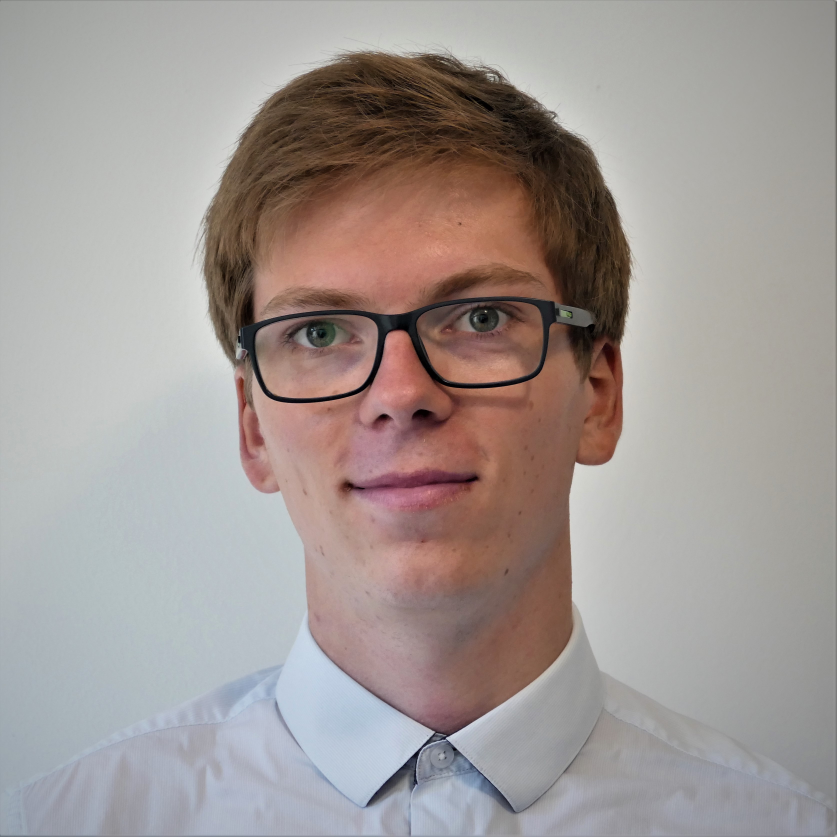
#> input picture src/images/Jannik CV.jpg, 3347 x 3346 px (shown at 1/4 size)
$ python main.py   (older library calls are emulated)
#> lines starting #> are read from the running program, lines starting #| are printed output that depends on the picture; after the words box and inside, x2 and y2 are one past the last pixel; in counts of white or black regions, pixels touching at a corner belong together
import cv2
import matplotlib.pyplot as plt
import numpy as np
import pandas as pd

# read image
def get_512_px_gray_img(filename='images/Jannik CV.jpg'):
#> called with filename = 'images/Jannik CV.jpg'
    img = cv2.imread(filename)
#> img is the input picture: shape (3346, 3347, 3); mean B, G, R 148.9, 152, 160.9

    # resize to max 512px in one direction
    max_px = max(img.shape[0], img.shape[1])
#> max_px = 3347
    scale_factor = max_px/512
#> scale_factor = 6.54
    height = int(img.shape[0]/scale_factor)
#> height = 511
    width = int(img.shape[1]/scale_factor)
#> width = 512
    img = cv2.resize(img, (width, height), interpolation=cv2.INTER_AREA)
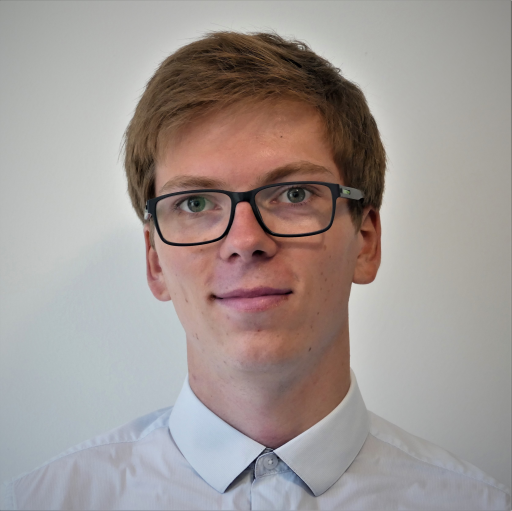
#> img: shape (511, 512, 3); mean B, G, R 148.9, 152, 160.9

    gray = cv2.cvtColor(img, cv2.COLOR_BGR2GRAY)
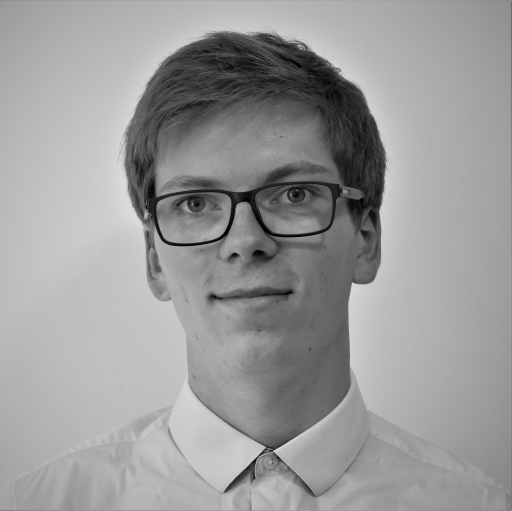
#> gray: shape (511, 512); min 0, max 221, mean 154.3
    return gray


# find edges using canny
# [6 lines left out: function auto_canny, not called in this run]

"""
# show edges with canny
binary_edges = auto_canny(gray)
plt.imshow(binary_edges, cmap='gray')

# find edges using laplacian:
laplacian = cv2.Laplacian(gray, cv2.CV_64F)
laplacian = laplacian - laplacian.min()
laplacian = laplacian / laplacian.max() * 255
laplacian = laplacian.astype('int')
plt.imshow(laplacian, cmap='gray')
plt.imshow(auto_canny(laplacian), cmap='gray')


# Harris Corner detection:
gray = np.float32(gray)
dst = cv2.cornerHarris(gray,2,3,0.04)

#result is dilated for marking the corners, not important
dst = cv2.dilate(dst, None)
"""


# [16 lines left out: function find_optimal_mirror_axis, not called in this run]


def mirror_img_on_axis(img, x0, x1):
    """

    :param img: ndarray with grayscale values
    :param x0: intersection from axis for mirroring with upper image edge
    :param x1: intersection from axis fpr mirroring with lower image edge
    :return: mirrored image
    """
#> called with x0 = 242, x1 = 281

    # get axis in form a + l*b (a,b in R^2)
    a = np.array([0, x0])
    b = np.array([img.shape[1], x1-x0])
#> b = [512, 39]
    # normalize b
    b = b / ((b**2).sum())**0.5
#> b = [0.997, 0.076]

    # get normalized vector (orthogonal to b)
    normal_vector = np.array([b[1], -b[0]])
#> normal_vector = [0.076, -0.997]

    mirrored_img = np.zeros(img.shape)
    mirrored_img[:] = np.nan

    # get pixel values in mirrored matrix
    for i in range(0, img.shape[0]):
        for j in range(0, img.shape[1]):
            p = np.array([i, j])
            # shift p
            p = p-a
            # get dist of p to axis:
            dist = (p[0]*b[1]-p[1]*b[0])

            # get mirrored point of p:
            mirrored_p = p + a - 2*dist*normal_vector
            mirrored_p = mirrored_p.astype(int)

            if (mirrored_p[0] >= 0) & (mirrored_p[0] < img.shape[0]) & \
                    (mirrored_p[1] >= 0) & (mirrored_p[1] < img.shape[1]):
                mirrored_img[i, j] = img[int(mirrored_p[0]), int(mirrored_p[1])]
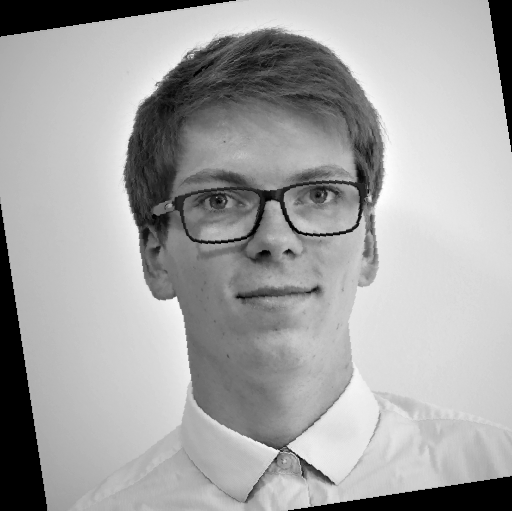
#> mirrored_img: shape (511, 512) float64; 6.71% of the values are NaN or infinite; the others: min 0, max 221, mean 153.6; drawn with min black, max white, NaN and infinite black

    return mirrored_img


def rmse(img1, img2):
    error = img1 - img2
    return np.nanmean(error**2)**0.5


# [6 lines left out: function show_img_with_axis, not called in this run]


def show_both_imgs_with_axis(ax, img, x0, x1):
    mirrored_img = mirror_img_on_axis(img, x0, x1)
    average_image = np.array([img, mirrored_img]).mean(axis=0)
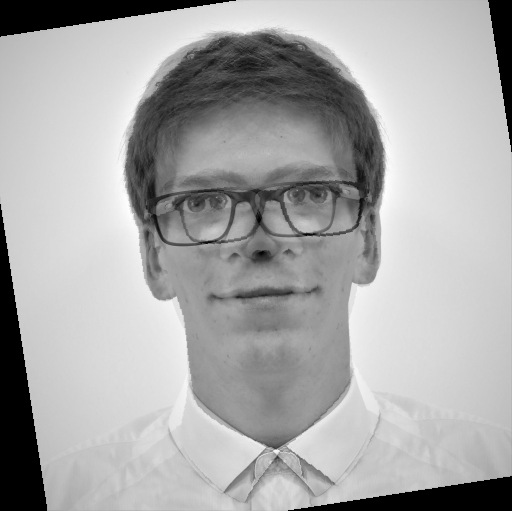
#> average_image: shape (511, 512) float64; 6.71% of the values are NaN or infinite; the others: min 1.5, max 214.5, mean 153.6; drawn with min black, max white, NaN and infinite black
    # insert black line in img:
    for i in range(0, average_image.shape[0]):
        j = int(x0 + ((x1 - x0) * i / average_image.shape[0]))
        average_image[i, j] = 0
#> this loop made 511 passes
#> j on passes 1 to 3: 242, 242, 242
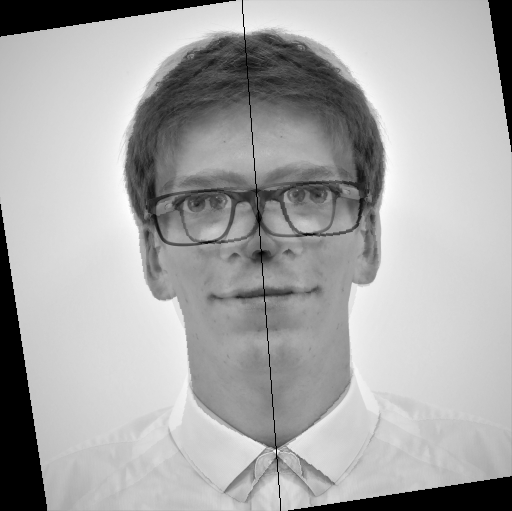
#> average_image: shape (511, 512) float64; 6.91% of pixels changed, all inside (x1, y1, x2, y2) = (0, 0, 512, 511); drawn with min black, max white, NaN and infinite black
    ax.imshow(average_image, cmap='gray')


# [46 lines left out: functions get_mirrored_point, get_nearest_points_for_each_point, draw_lines_between_nearest_points, not called in this run]


def draw_line_between_points(point_a, point_b):
    ax.plot([point_a[0], point_b[0]], [point_a[1], point_b[1]], c='red')


# [69 lines left out: functions connect_nearest_points_without_intersections, check_if_intersection, not called in this run]


def plot_connections(all_points, points_to_connect):
    for points in points_to_connect:
        draw_line_between_points(all_points[points[0]], all_points[points[1]])


# [25 lines left out: function onclick, not called in this run]


global fig, ax, all_points, x0, x1, img

img = get_512_px_gray_img()

x0 = 242
x1 = 281

fig = plt.figure()
ax = fig.add_subplot(111)

show_both_imgs_with_axis(ax, img, x0, x1)

all_points = []


for i in range(0, 1):

    cid = fig.canvas.mpl_connect('button_press_event', onclick)

$ run again, with src/images/Fabi.jpg copied over src/images/Jannik CV.jpg
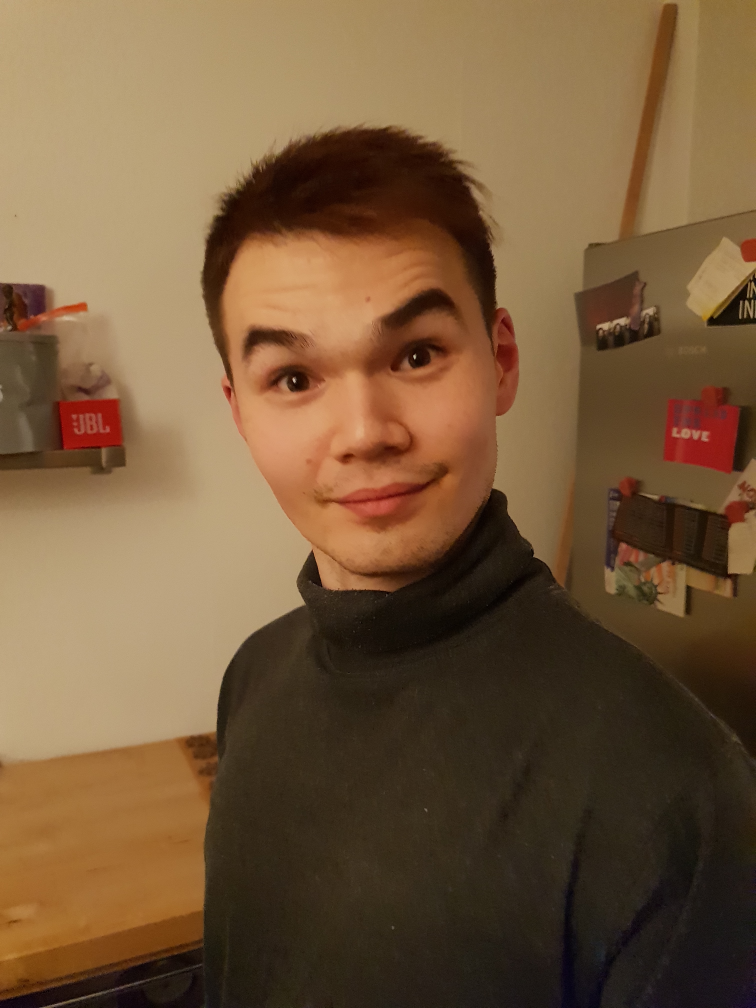
#> input picture src/images/Fabi.jpg, 3024 x 4032 px (shown at 1/4 size)
#> in get_512_px_gray_img, img is the input picture: shape (4032, 3024, 3); mean B, G, R 60, 90.2, 118.2
#> img: shape (512, 384, 3)
#> after the loop in mirror_img_on_axis, `for i in range(0, img.shape[0]):`:
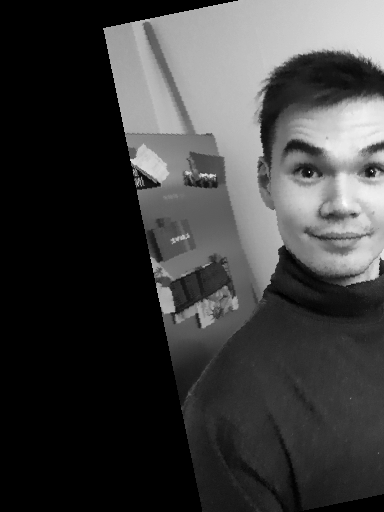
#> mirrored_img: shape (512, 384) float64; 40.47% of the values are NaN or infinite; the others: min 5, max 183, mean 79.04; drawn with min black, max white, NaN and infinite black
#> in show_both_imgs_with_axis, `average_image = np.array([img, mirrored_img]).mean(axis=0)`:
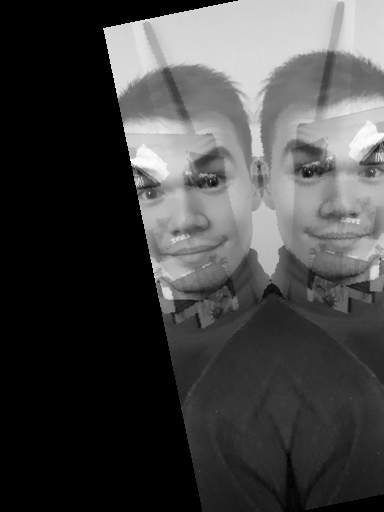
#> average_image: shape (512, 384) float64; 40.47% of the values are NaN or infinite; the others: min 9.5, max 161.5, mean 78.99; drawn with min black, max white, NaN and infinite black
#> the loop in show_both_imgs_with_axis, `for i in range(0, average_image.shape[0]):` made 512 passes
#> j on passes 1 to 3: 242, 242, 242

$ run again, with src/images/Jannik Selfie.jpg copied over src/images/Jannik CV.jpg
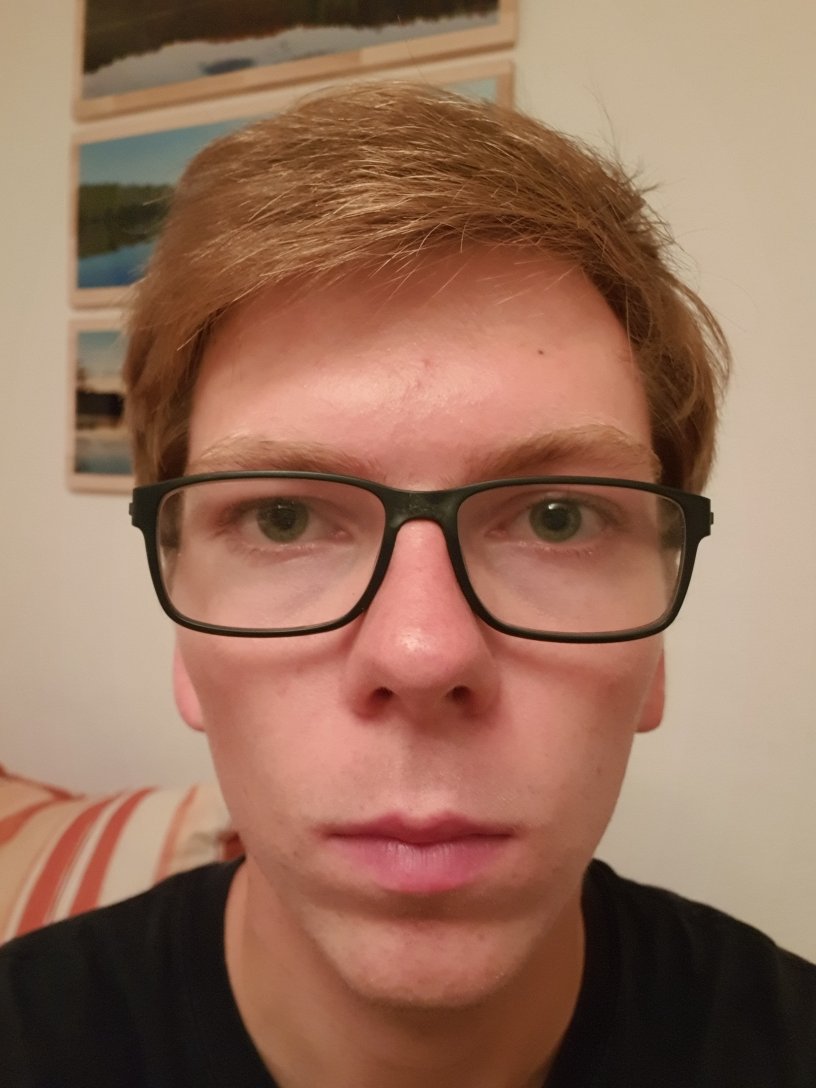
#> input picture src/images/Jannik Selfie.jpg, 2448 x 3264 px (shown at 1/3 size)
#> in get_512_px_gray_img, img is the input picture: shape (3264, 2448, 3); mean B, G, R 91, 111.8, 150.2
#> img: shape (512, 384, 3)
#> after the loop in mirror_img_on_axis, `for i in range(0, img.shape[0]):`:
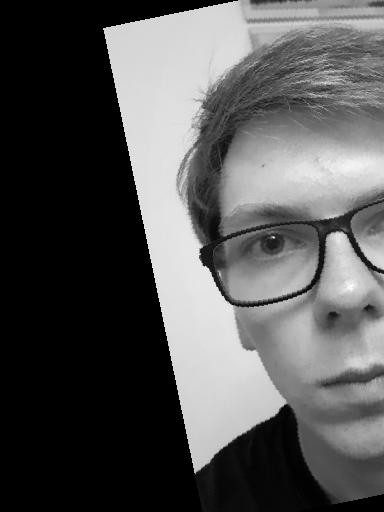
#> mirrored_img: shape (512, 384) float64; 40.47% of the values are NaN or infinite; the others: min 10, max 211, mean 124.2; drawn with min black, max white, NaN and infinite black
#> in show_both_imgs_with_axis, `average_image = np.array([img, mirrored_img]).mean(axis=0)`:
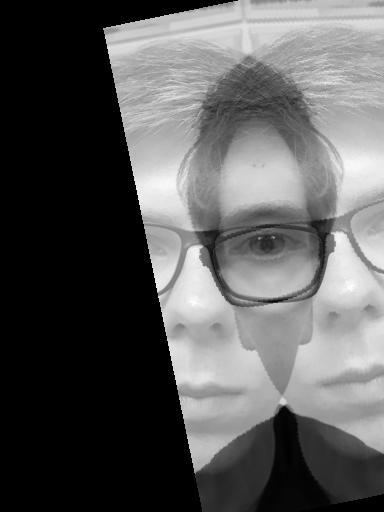
#> average_image: shape (512, 384) float64; 40.47% of the values are NaN or infinite; the others: min 10.5, max 200, mean 124.2; drawn with min black, max white, NaN and infinite black
#> the loop in show_both_imgs_with_axis, `for i in range(0, average_image.shape[0]):` made 512 passes
#> j on passes 1 to 3: 242, 242, 242
